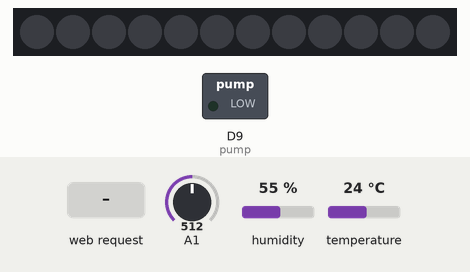
A sketch run on a simulated Arduino MKR. Shown: 12 RGB LEDs in strip order, left to right, switched loads named in the sketch (green lamp = pin HIGH). The test bench sets the inputs (shaded band); at power-on: A1 = 512, humidity 55 %, temperature 24 °C. WiFi joins after 1.5 s; servers stay silent unless stated; what the sketch prints to the serial monitor is not drawn.

Above: at 12.7 s.
12.8 s: HTTP request GET /Q received
At 13.9 s:
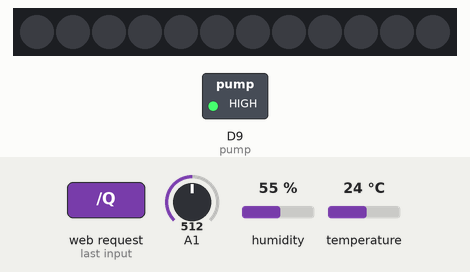
Timing chart, 0 to 15.8 s (numbered marks = the images above; inputs shaded):
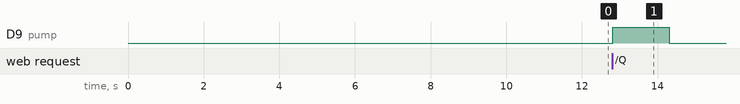

Measured:
- after the input at 12.8 s, D9 (pump): LOW → HIGH at once, → LOW 1.5 s later

The sketch:

gadget.ino
```cpp
/* Gadget version 0.1.3

Hardware:
- MKR1000 / MKR1010 / MKRVIDOR4000 / Nano 33 IoT
- MKR ENV shield
- Water pump 3-6V
- Neo pixel ring, 12 pixels

Description:
This example connects to a Wi-Fi network,
hosts a web server which then can be accessed
from the browser.

The web-server contains a set of HTML elements
that are styled using an external spreadsheet
hosted at GitHub pages.

The basic function is that when each button is pressed,


*/

#include <WiFiNINA.h>
#include <Arduino_MKRENV.h>
#include <Adafruit_NeoPixel.h>

#define PIN 5
#define NUMPIXELS 12

Adafruit_NeoPixel strip(NUMPIXELS, PIN, NEO_GRB + NEO_KHZ800);

char ssid[] = "";            //  your network SSID (name) between the " "
char pass[] = "";            // your network password between the " "
int keyIndex = 0;            // your network key Index number (needed only for WEP)
int status = WL_IDLE_STATUS; //connection status
WiFiServer server(80);       //server socket

WiFiClient client = server.available();

int pump = 9;

int temperature;
int humidity;
int moisture;

int k = 0;
bool change = false;
int light_intensity = 0;

void setup()
{
    Serial.begin(9600);

    pinMode(pump, OUTPUT);

    strip.begin();          // INITIALIZE NeoPixel strip object
    strip.show();           // Turn OFF all pixels
    strip.setBrightness(0); // Set BRIGHTNESS

    //uncomment line below to run rest of program ONLY if Serial Monitor opens
    while(!Serial);

    if (!ENV.begin())
    {
        Serial.println("Failed to initialize MKR ENV shield!");
        // while (1);
    }

    enable_WiFi();
    connect_WiFi();
    welcome_serial();
    server.begin();
}

void loop()
{
    client = server.available();
    temperature = ENV.readTemperature();
    humidity = ENV.readHumidity();

    int moistureRaw = analogRead(A1);
    moisture = map(moistureRaw, 0, 1023, 100, 0);

    if (client)
    {
        printWEB();
    }
}

void printWifiStatus()
{
    // print the SSID of the network you're attached to:
    Serial.print("SSID: ");
    Serial.println(WiFi.SSID());

    // print your board's IP address:
    IPAddress ip = WiFi.localIP();
    Serial.print("IP Address: ");
    Serial.println(ip);

    // print the received signal strength:
    long rssi = WiFi.RSSI();
    Serial.print("signal strength (RSSI):");
    Serial.print(rssi);
    Serial.println(" dBm");

    Serial.print("To see this page in action, open a browser to http://");
    Serial.println(ip);
}

void enable_WiFi()
{
    // check for the WiFi module:
    if (WiFi.status() == WL_NO_MODULE)
    {
        Serial.println("Communication with WiFi module failed!");
        // don't continue
        while (true)
            ;
    }

    String fv = WiFi.firmwareVersion();
    if (fv < "1.0.0")
    {
        Serial.println("Please upgrade the firmware");
    }
}

void connect_WiFi()
{
    // attempt to connect to Wifi network:
    while (status != WL_CONNECTED)
    {
        Serial.print("Attempting to connect to SSID: ");
        Serial.println(ssid);

        // Connect to WPA/WPA2 network. Change this line if using open or WEP network:
        status = WiFi.begin(ssid, pass);

        // wait 10 seconds for connection:
        delay(10000);
    }
}

void welcome_serial()
{
    Serial.println();
    Serial.println("|||||    Gadget     |||||");
    Serial.println("||||| version 0.1.3 |||||");
    Serial.println("|||||||||||||||||||||||||");
    Serial.println();
    Serial.println("> A simple user interface for Arduino.");
    Serial.println("> Once connection is successful, you're good to go.");
    Serial.println();
    Serial.println("How to use:");
    Serial.print("1. Go to page http://");
    IPAddress ip = WiFi.localIP();
    Serial.println(ip);
    Serial.println("2. Select color and light intensity.");
    Serial.println("3. Click the amethyst to update board.");
    Serial.println();
    Serial.println("Have fun!");
}

void printWEB()
{

    if (client)
    { // if you get a client,
        // Serial.println("new client");           // print a message out the serial port
        String currentLine = ""; // make a String to hold incoming data from the client
        while (client.connected())
        { // loop while the client's connected
            if (client.available())
            {                           // if there's bytes to read from the client,
                char c = client.read(); // read a byte, then
                //Serial.write(c);                    // print it out the serial monitor
                if (c == '\n')
                { // if the byte is a newline character

                    // if the current line is blank, you got two newline characters in a row.
                    // that's the end of the client HTTP request, so send a response:
                    if (currentLine.length() == 0)
                    {

                        // HTTP headers always start with a response code (e.g. HTTP/1.1 200 OK)
                        // and a content-type so the client knows what's coming, then a blank line:
                        client.println("HTTP/1.1 200 OK");
                        client.println("Content-type:text/html");
                        client.println();

                        //BEGIN HTML -->
                        client.println("<!DOCTYPE HTML>");

                        //uncomment below line to refresh every 5 seconds
                        //client.println("<meta http-equiv=\"refresh\" content=\"5\">");
                        client.print("<head>");

                        client.print("<link href='https://fonts.googleapis.com/css2?family=Barlow:wght@100&display=swap' rel='stylesheet'>");
                        client.print("<link href='https://karlsoderby.github.io/portfolio/style.css' rel='stylesheet' type='text/css'>");
                        client.print("<style> h1{margin-top: 0;} .sensordata {text-align: center; font-size: 72px; font-family: 'Barlow', sans-serif; color: white; padding-top: 20px;}</style>");
                        client.print("<script src='https://kit.fontawesome.com/0a4ce480d6.js'></script>");
                        client.print("</head>");

                        client.print("<body><div class='wrap'><h1>GADGET</h1><br><p class='center'>");
                        client.print("<button class='action' type='submit' onmousedown='location.href=\"/T\"'><i class='fas fa-seedling'></i></button><button class='action' type='submit' onmousedown='location.href=\"/O\"'><i class='far fa-lightbulb'></i></button></p><br>");

                        if (change == false)
                        {
                            client.print("<p class='center'><button class='red' type='submit' onmousedown='location.href=\"/R\"'>UV</button><button class='green' type='submit' onmousedown='location.href=\"/G\"'>WARM</button><button class='blue' type='submit' onmousedown='location.href=\"/B\"'>BREEZE</button></p><br>");
                            client.print("<p class='center'><button class='small-btn' type='submit' onmousedown='location.href=\"/Y\"'>-</button><button class='small-btn' type='submit' onmousedown='location.href=\"/F\"'><i class='far fa-gem'></i></button><button class='small-btn' type='submit' onmousedown='location.href=\"/X\"'>+</button></p>");
                            client.print("<p class='text'>");
                            client.print(light_intensity);
                            client.print(" %");
                            client.print("</p>");
                        }

                        else if (change == true)
                        {
                            client.print("<p class='center'><button class='action' type='submit' onmousedown='location.href=\"/Q\"'><i class='fas fa-faucet'></i></button></p>");
                            client.print("<p class='sensordata'>");
                            client.print(temperature);
                            client.print(" C &nbsp; | &nbsp;");
                            client.print(humidity);
                            client.print(" % &nbsp; | &nbsp;");
                            client.print(moisture);
                            client.print(" <i class='fas fa-tint'></i></p>");
                        }
                        client.println("</div></body> ");
                        // <-- END HTML

                        // The HTTP response ends with another blank line:
                        client.println();

                        // break out of the while loop:
                        break;
                    }
                    else
                    { // if you got a newline, then clear currentLine:
                        currentLine = "";
                    }
                }
                else if (c != '\r')
                {                     // if you got anything else but a carriage return character,
                    currentLine += c; // add it to the end of the currentLine
                }

                if (currentLine.endsWith("GET /X"))
                {
                    k += 25;
                    if (k >= 250)
                    {
                        k = 250;
                    }
                    strip.setBrightness(k);
                    strip.show();
                }

                if (currentLine.endsWith("GET /Y"))
                {
                    k -= 25;
                    if (k <= 0)
                    {
                        k = 0;
                    }
                    strip.setBrightness(k);
                    strip.show();
                }

                if (currentLine.endsWith("GET /Q"))
                {
                    analogWrite(pump, 130);
                    delay(1500);
                    analogWrite(pump, 0);
                }

                if (currentLine.endsWith("GET /R"))
                {
                    colorWipe(strip.Color(255, 0, 255), 50); // UV
                }
                if (currentLine.endsWith("GET /G"))
                {
                    colorWipe(strip.Color(255, 100, 40), 50); // Warm
                }

                if (currentLine.endsWith("GET /B"))
                {
                    colorWipe(strip.Color(0, 140, 185), 50); // Blue
                }

                if (currentLine.endsWith("GET /F"))
                {
                    colorWipe(strip.Color(0, 0, 0), 50); // Blue
                }

                if (currentLine.endsWith("GET /T"))
                {
                    change = true;
                }

                if (currentLine.endsWith("GET /O"))
                {
                    change = false;
                }

                light_intensity = map(k, 0, 250, 0, 100);
            }
        }
        client.stop();
    }
}

void colorWipe(uint32_t color, int wait)
{
    for (int i = 0; i < strip.numPixels(); i++)
    {                                  // For each pixel in strip...
        strip.setPixelColor(i, color); //  Set pixel's color (in RAM)
        strip.show();
        delay(wait); //  Update strip to match
    }
}
```
